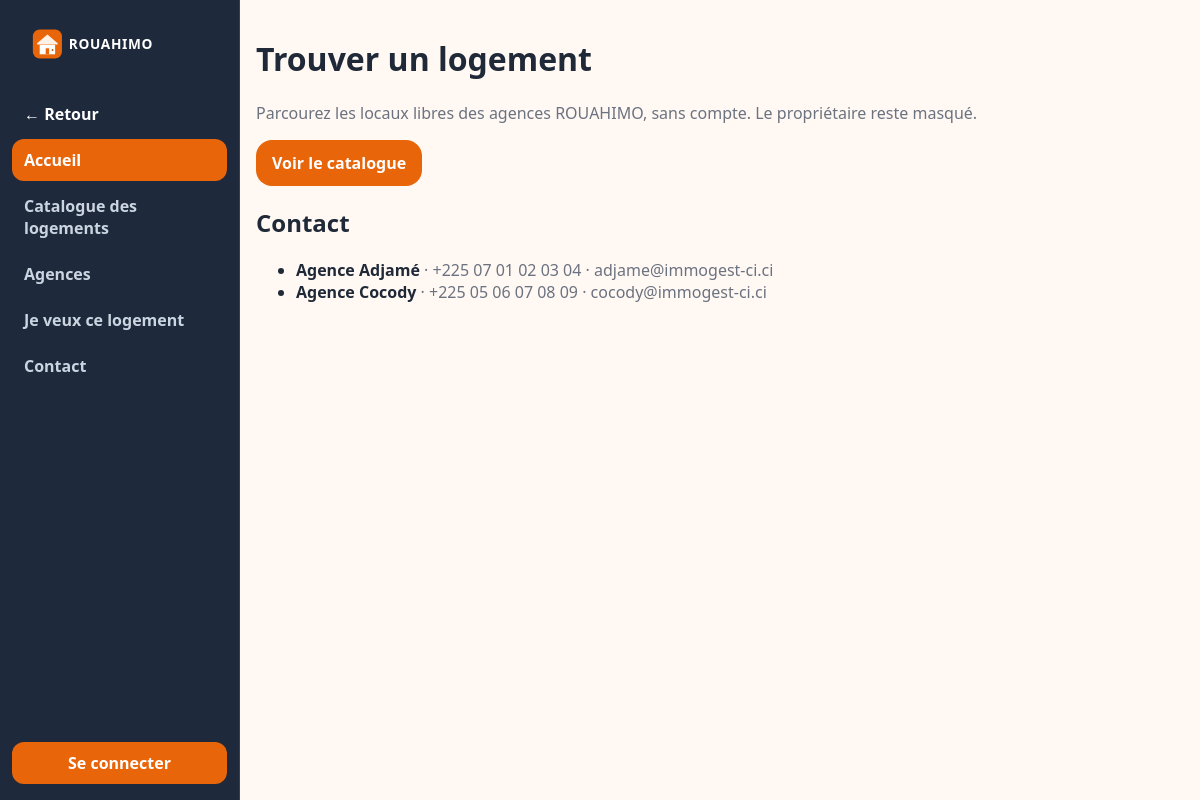
Page /?p=public on the committed database.
### tables this page shows
CREATE TABLE `agences` (
    `agence_id`               INT AUTO_INCREMENT PRIMARY KEY,
    `societe_id`              INT NOT NULL,
    `nom`                     VARCHAR(150) NOT NULL,
    `sigle`                   VARCHAR(50) DEFAULT NULL,
    `registre_commerce`       VARCHAR(50) DEFAULT NULL,
    `compte_contribuable`     VARCHAR(50) DEFAULT NULL,
    `cnps`                    VARCHAR(50) DEFAULT NULL,
    `numero_agrement`         VARCHAR(50) DEFAULT NULL,
    `responsable`             VARCHAR(120) DEFAULT NULL,
    `telephone`               VARCHAR(30) DEFAULT NULL,
    `email`                   VARCHAR(100) DEFAULT NULL,
    `site_web`                VARCHAR(150) DEFAULT NULL,
    `pays`                    VARCHAR(80) DEFAULT 'Côte d''Ivoire',
    `ville`                   VARCHAR(80) DEFAULT NULL,
    `quartier`                VARCHAR(80) DEFAULT NULL,
    `adresse`                 TEXT DEFAULT NULL,
    `logo`                    VARCHAR(255) DEFAULT NULL,
    `date_creation`           DATE DEFAULT NULL,
    `date_enregistrement`     DATETIME DEFAULT CURRENT_TIMESTAMP,
    `statut`                  ENUM('actif','inactif') DEFAULT 'actif',
    KEY `idx_agences_societe` (`societe_id`),
    CONSTRAINT `fk_agences_societe` FOREIGN KEY (`societe_id`)
        REFERENCES `societes` (`societe_id`) ON DELETE CASCADE ON UPDATE CASCADE
);

### index.php (the view, shortened to what this page needs)
<?php
$cfg = require __DIR__ . '/config.php';
function h(?string $s): string { return htmlspecialchars((string) $s, ENT_QUOTES, 'UTF-8'); }
function db(): PDO {
    static $pdo = null;
    if ($pdo) return $pdo;
    global $cfg;
    $pdo = new PDO(
        "mysql:host={$cfg['host']};port={$cfg['port']};dbname={$cfg['name']};charset=utf8mb4",
        $cfg['user'],
        $cfg['pass'],
        [PDO::ATTR_ERRMODE => PDO::ERRMODE_EXCEPTION, PDO::ATTR_DEFAULT_FETCH_MODE => PDO::FETCH_ASSOC]
    );
    return $pdo;
}
function me(): ?array { return $_SESSION['user'] ?? null; }
function q(string $sql, array $a = []): array {
    $st = db()->prepare($sql);
    $st->execute($a);
    return $st->fetchAll();
}
$errDb = null;
$p = $_GET['p'] ?? (me() ? 'accueil' : 'arrivee');
?><!doctype html>
<html lang="fr">
<head>
</head>
<body>
<?php if ($errDb): ?>
<main class="paper"><h1>Base non trouvée</h1>
<p>Importez <strong>sql/rouahimo.sql</strong> dans phpMyAdmin (base <strong>rouahimo</strong>), puis rechargez.</p>
<p class="muted"><?= h($errDb) ?></p>
<p>WampServer doit être vert. Dossier : C:\wamp64\www\rouahimo — http://localhost/rouahimo/</p>
</main>
<?php else:
$public = !me() && $p === 'public';
if ($public) {
    $ps = $_GET['s'] ?? 'accueil';
    echo '<nav class="side5"><a href="?"><img src="assets/logo-rouahimo-menu.svg" alt="ROUAHIMO"></a><a class="back" href="?">← Retour</a>';
    foreach (['accueil' => 'Accueil', 'catalogue' => 'Catalogue des logements', 'agences' => 'Agences', 'demande' => 'Je veux ce logement', 'contact' => 'Contact'] as $id => $label) {
        echo '<a class="' . ($ps === $id || ($id === 'catalogue' && $ps === 'fiche') ? 'on' : '') . '" href="?p=public&s=' . $id . '">' . h($label) . '</a>';
    }
    echo '<a class="side-login" href="?p=login">Se connecter</a></nav><nav class="bottom5">';
    echo '<a href="?p=login">Connexion</a></nav>';
}
?>
<main class="inset">
<div class="pad">
<?php
if (!me() && ($p === 'arrivee' || $p === '')) {
    echo '<div class="welcome"><img src="assets/logo-rouahimo.svg" alt="" style="height:64px"><h1>ROUAHIMO</h1><p>Gestion immobilière pour les agences en Côte d\'Ivoire</p>';
    echo '<a class="btn-fill" href="?p=public">Commencer</a><a class="btn-line" href="?p=login">Se connecter</a></div>';
} elseif ($public) {
    renduPublic((string) ($_GET['s'] ?? 'accueil'));
} elseif ($p === 'refuse' || empty(me()['role'])) {
    echo '<div class="paper card"><h1>Accès refusé</h1><p>Votre rôle n\'ouvre pas cette partie.</p><a class="btn" href="?p=accueil">Retour</a></div>';
}
?>
</div>
</main>
<?php endif; ?>
</body>
</html>
<?php
function renduPublic(string $s): void {
    if ($s === 'agences' || $s === 'contact' || $s === 'accueil') {
        $agences = q('SELECT nom, telephone, email, logo, adresse, quartier, ville FROM agences WHERE statut="actif" ORDER BY nom');
    } else {
        $agences = [];
    }
    if ($s === 'accueil' || $s === '') {
        echo '<h1>Trouver un logement</h1><p class="muted">Parcourez les locaux libres des agences ROUAHIMO, sans compte. Le propriétaire reste masqué.</p>';
        echo '<p><a class="btn" href="?p=public&s=catalogue">Voir le catalogue</a></p><h2>Contact</h2><ul>';
        foreach ($agences as $a) echo '<li><strong>' . h($a['nom']) . '</strong> <span class="muted">· ' . h((string) $a['telephone']) . ' · ' . h((string) $a['email']) . '</span></li>';
        echo '</ul>';
        return;
    }
}
?>

### index.php (style rules this page uses)
:root { --teal:#E8650A;--ink:#1F2937;--muted:#6B7280;--line:#F3E4D8;--canvas:#FFF8F3 }
* { box-sizing:border-box }
body { margin:0;font-family:"Segoe UI",Helvetica,Arial,sans-serif;color:var(--ink);background:#fff;overflow-x:hidden }
a { color:var(--teal);text-decoration:none }
.side5 { position:fixed;top:0;left:0;bottom:0;width:240px;background:#1E293B;border-right:1px solid #334155;display:none;flex-direction:column;gap:4px;padding:16px 12px;z-index:30 }
.side5 img { height:36px;margin:0 8px 12px }
.side5 a,.bottom5 a { color:#CBD5E1;border-radius:12px;padding:10px 12px;font-weight:600 }
.side5 a.on { background:var(--teal);color:#fff }
.side5 a.back { color:#fff }
.side-login { margin-top:auto;background:#E8650A;color:#fff!important;text-align:center }
main.inset { margin-left:0;background:var(--canvas);min-height:100vh;max-width:100%;overflow-x:hidden }
.pad { padding:16px }
.btn,.btn-fill,.btn-line { display:inline-block;border-radius:16px;padding:12px 16px;font-weight:700;text-align:center }
.btn,.btn-fill { background:#E8650A;color:#fff;border:0 }
.muted { color:var(--muted) }
.btn,.btn-fill { background:var(--teal) }
@media (min-width:768px) { .side5 { display:flex } }
@media (min-width:768px) { main.inset { margin-left:240px } }

### rows in the picture
agences: nom "Agence Adjamé", telephone "+225 07 01 02 03 04", email "adjame@immogest-ci.ci"
agences: nom "Agence Cocody", telephone "+225 05 06 07 08 09", email "cocody@immogest-ci.ci"

### other values in the picture
$label "Accueil"
$label "Catalogue des logements"
$label "Agences"
$label "Je veux ce logement"
$label "Contact"
